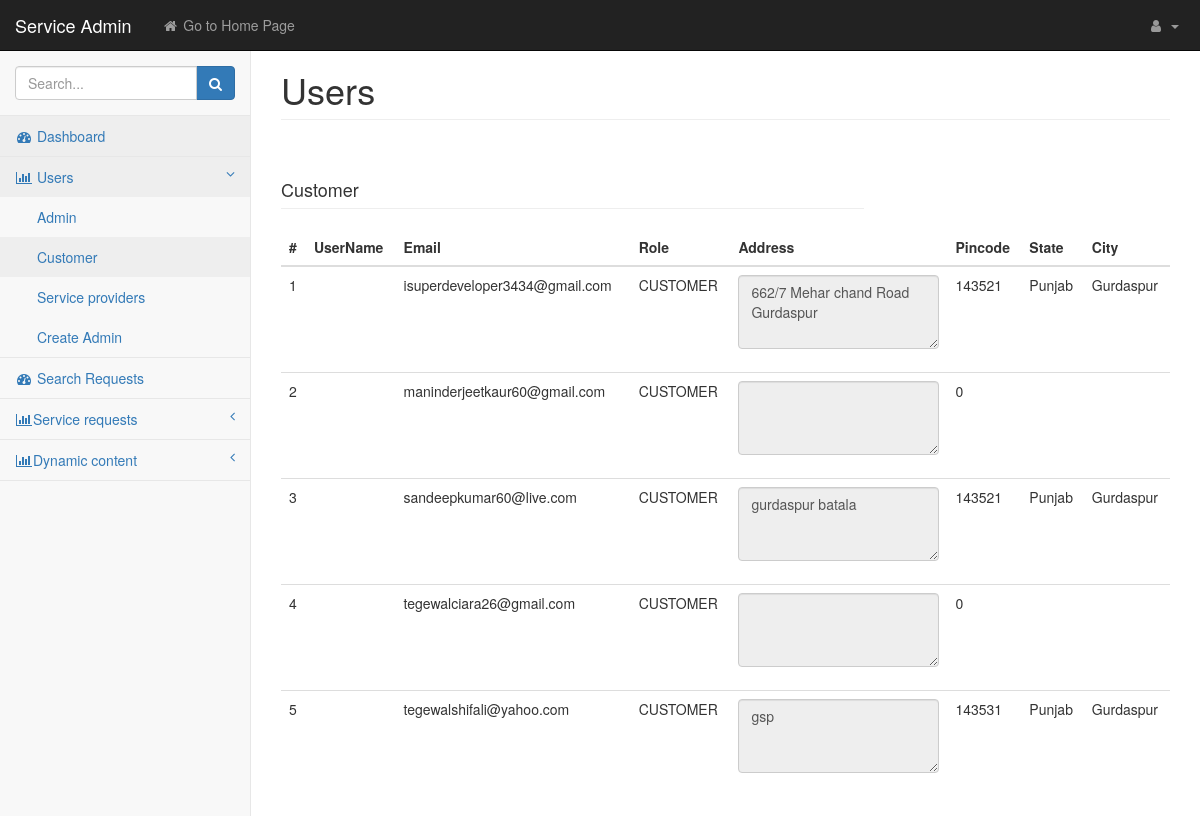
/admin/users.php?user_type=customer (signed in), run on the app's committed database.
### tables this page shows
CREATE TABLE `users` (
  `user_id` int(11) NOT NULL,
  `username` varchar(255) NOT NULL,
  `name` varchar(255) NOT NULL,
  `user_email` varchar(255) NOT NULL,
  `user_password` varchar(255) NOT NULL,
  `user_role` varchar(255) NOT NULL DEFAULT 'customer',
  `user_ph` varchar(255) NOT NULL,
  `user_state` varchar(255) NOT NULL,
  `user_city` varchar(255) NOT NULL,
  `user_pincode` int(11) NOT NULL,
  `user_address` varchar(255) NOT NULL,
  `user_photo` text NOT NULL,
  `otp` text NOT NULL,
  `plan` varchar(255) NOT NULL
);

### admin/includes/database_class.php (called while the page is built, shortened)
<?php
class Database
{
    public $connection;
    public function open_db_connection()
    {
        $this->connection = new mysqli(HOST, NAME, PASSWORD, DB_NAME);
    }
    public function query($sql)
    {
        return $this->connection->query($sql);
    }
}
$database = new Database();

### admin/includes/db_object_class.php (called while the page is built, shortened)
<?php
class Db_object
{
    public static function find_this_query($sql)
    {
        global $database;
        $result_set = $database->query($sql);
        $object_array = array();
        while ($row = mysqli_fetch_array($result_set)) {
            $object_array[] = static::instantiate($row);
        }
        return $object_array;
    }
    private static function instantiate($the_record)
    {
        $the_object = new $get_class_name;
        foreach ($the_record as $property => $value) {
            if ($the_object->has_the_property($property)) {
                $the_object->$property = $value;
            }
        }
        return $the_object;
    }
    private function has_the_property($property)
    {
        $object_properties = get_object_vars($this);
        return array_key_exists($property, $object_properties);
    }
}

### admin/includes/users_class.php (called while the page is built, shortened)
<?php
class Users extends Db_object
{
    protected static $db_table = "users";
    public static function customerUsers() {
        return self::find_this_query("SELECT * FROM ". self::$db_table ." WHERE user_role = 'customer' ORDER BY user_id DESC");
    }
}

### admin/users.php (the view, shortened to what this page needs)
<?php include("includes/header.php") ?>
<?php
if (isset($_GET['user_type'])) {
    $page_request = $_GET['user_type'];
    switch ($page_request) {
        case 'customer';
            $sub_heading = "Customer";
            $list = Users::customerUsers();
            break;
    }
} else {
    $sub_heading = "";
}
?>
<body>
    <div id="wrapper">
        <?php include("includes/top_navigation.php") ?>
        <?php include("includes/sidebar.php") ?>
        <div id="page-wrapper">
            <div class="container-fluid">
                <div class="row">
                    <div class="col-lg-12">
                        <h1 class="page-header">Users
                        </h1>
                    </div>
                </div>
                <div class="row">
                    <div class="col-lg-8">
                        <h4 class="page-header"> <?php echo $sub_heading ?>
                        </h4>
                    </div>
                </div>
                <form action="" method="post">
                    <div class="row">
                        <div class="col-lg-12 table-responsive">
                            <table class="table table-hover">
                                <thead>
                                    <tr>
                                        <th class="col">#</th>
                                        <th class="col">UserName</th>
                                        <th class="col">Email</th>
                                        <th class="col">Role</th>
                                        <th class="col">Address</th>
                                        <th class="col">Pincode</th>
                                        <th class="col">State</th>
                                        <th class="col">City</th>
                                    </tr>
                                </thead>
                                <?php
                                $i = 1;
                                foreach ($list as $user) {
                                    echo "<td>" . $i++ . "</td>";
                                    echo "<td>$user->username</td>";
                                    echo "<td>$user->user_email</td>";
                                    echo "<td class='text-uppercase'>$user->user_role</td>";
                                    echo "<td><div class='form-group'><textarea disabled class='form-control' rows='3' id='comment'>$user->user_address</textarea></div></td>";
                                    echo "<td>$user->user_pincode</td>";
                                    echo "<td class='text-capitalize'>$user->user_state</td>";
                                    echo "<td class='text-capitalize'>$user->user_city</td>";
                                }
                                ?>
                            </table>
                        </div>
                    </div>
                </form>
            </div>
        </div>
    </div>
</body>
</html>

### admin/css/startmin.css (style rules this page uses)
body { background-color: #f8f8f8; }
#wrapper { width: 100%; }
#page-wrapper { padding-top: 30px; min-height: 568px; background-color: #fff; }
@media (min-width:768px) { #page-wrapper { position: inherit; margin-left: 250px; padding: 30px 15px 0 15px; border-left: 1px solid #e7e7e7; } }

### data on the page
users: user_email "isuperdeveloper3434@gmail.com", user_role "CUSTOMER", user_address "662/7 Mehar chand Road Gurdaspur", user_pincode "143521", user_state "Punjab", user_city "Gurdaspur"
users: user_email "maninderjeetkaur60@gmail.com", user_role "CUSTOMER", user_pincode "0"
users: user_email "sandeepkumar60@live.com", user_role "CUSTOMER", user_address "gurdaspur batala", user_pincode "143521", user_state "Punjab", user_city "Gurdaspur"
users: user_email "tegewalciara26@gmail.com", user_role "CUSTOMER", user_pincode "0"
users: user_email "tegewalshifali@yahoo.com", user_role "CUSTOMER", user_address "gsp", user_pincode "143531", user_state "Punjab", user_city "Gurdaspur"

### other printed values
$sub_heading "Customer"
